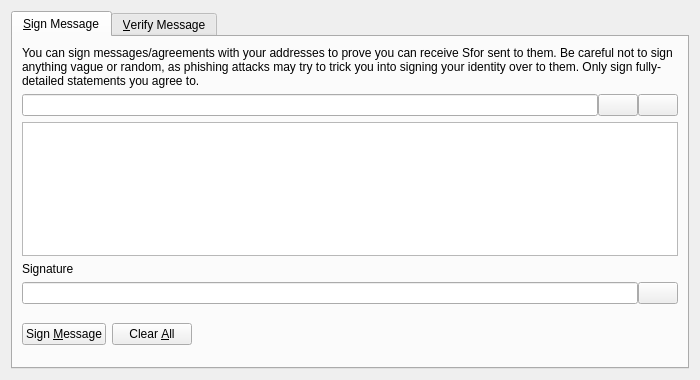
<?xml version="1.0" encoding="UTF-8"?>
<ui version="4.0">
 <class>SignVerifyMessageDialog</class>
 <widget class="QDialog" name="SignVerifyMessageDialog">
  <property name="geometry">
   <rect>
    <x>0</x>
    <y>0</y>
    <width>700</width>
    <height>380</height>
   </rect>
  </property>
  <property name="windowTitle">
   <string>Signatures - Sign / Verify a Message</string>
  </property>
  <property name="modal">
   <bool>true</bool>
  </property>
  <layout class="QVBoxLayout" name="verticalLayout">
   <item>
    <widget class="QTabWidget" name="tabWidget">
     <property name="currentIndex">
      <number>0</number>
     </property>
     <widget class="QWidget" name="tabSignMessage">
      <attribute name="title">
       <string>&amp;Sign Message</string>
      </attribute>
      <layout class="QVBoxLayout" name="verticalLayout_SM">
       <item>
        <widget class="QLabel" name="infoLabel_SM">
         <property name="text">
          <string>You can sign messages/agreements with your addresses to prove you can receive Sfor sent to them. Be careful not to sign anything vague or random, as phishing attacks may try to trick you into signing your identity over to them. Only sign fully-detailed statements you agree to.</string>
         </property>
         <property name="textFormat">
          <enum>Qt::PlainText</enum>
         </property>
         <property name="wordWrap">
          <bool>true</bool>
         </property>
        </widget>
       </item>
       <item>
        <layout class="QHBoxLayout" name="horizontalLayout_1_SM">
         <property name="spacing">
          <number>0</number>
         </property>
         <item>
          <widget class="QValidatedLineEdit" name="addressIn_SM">
           <property name="toolTip">
            <string>The Sfor address to sign the message with</string>
           </property>
          </widget>
         </item>
         <item>
          <widget class="QPushButton" name="addressBookButton_SM">
           <property name="toolTip">
            <string>Choose previously used address</string>
           </property>
           <property name="text">
            <string/>
           </property>
           <property name="shortcut">
            <string>Alt+A</string>
           </property>
           <property name="autoDefault">
            <bool>false</bool>
           </property>
          </widget>
         </item>
         <item>
          <widget class="QPushButton" name="pasteButton_SM">
           <property name="toolTip">
            <string>Paste address from clipboard</string>
           </property>
           <property name="text">
            <string/>
           </property>
           <property name="shortcut">
            <string>Alt+P</string>
           </property>
           <property name="autoDefault">
            <bool>false</bool>
           </property>
          </widget>
         </item>
        </layout>
       </item>
       <item>
        <widget class="QPlainTextEdit" name="messageIn_SM">
         <property name="toolTip">
          <string>Enter the message you want to sign here</string>
         </property>
        </widget>
       </item>
       <item>
        <widget class="QLabel" name="signatureLabel_SM">
         <property name="text">
          <string>Signature</string>
         </property>
         <property name="textFormat">
          <enum>Qt::PlainText</enum>
         </property>
        </widget>
       </item>
       <item>
        <layout class="QHBoxLayout" name="horizontalLayout_2_SM">
         <property name="spacing">
          <number>0</number>
         </property>
         <item>
          <widget class="QLineEdit" name="signatureOut_SM">
           <property name="font">
            <font>
             <italic>true</italic>
            </font>
           </property>
           <property name="readOnly">
            <bool>true</bool>
           </property>
          </widget>
         </item>
         <item>
          <widget class="QPushButton" name="copySignatureButton_SM">
           <property name="toolTip">
            <string>Copy the current signature to the system clipboard</string>
           </property>
           <property name="text">
            <string/>
           </property>
           <property name="autoDefault">
            <bool>false</bool>
           </property>
          </widget>
         </item>
        </layout>
       </item>
       <item>
        <layout class="QHBoxLayout" name="horizontalLayout_3_SM">
         <item>
          <widget class="QPushButton" name="signMessageButton_SM">
           <property name="toolTip">
            <string>Sign the message to prove you own this Sfor address</string>
           </property>
           <property name="text">
            <string>Sign &amp;Message</string>
           </property>
           <property name="autoDefault">
            <bool>false</bool>
           </property>
          </widget>
         </item>
         <item>
          <widget class="QPushButton" name="clearButton_SM">
           <property name="toolTip">
            <string>Reset all sign message fields</string>
           </property>
           <property name="text">
            <string>Clear &amp;All</string>
           </property>
           <property name="autoDefault">
            <bool>false</bool>
           </property>
          </widget>
         </item>
         <item>
          <spacer name="horizontalSpacer_1_SM">
           <property name="orientation">
            <enum>Qt::Horizontal</enum>
           </property>
           <property name="sizeHint" stdset="0">
            <size>
             <width>40</width>
             <height>48</height>
            </size>
           </property>
          </spacer>
         </item>
         <item>
          <widget class="QLabel" name="statusLabel_SM">
           <property name="font">
            <font>
             <weight>75</weight>
             <bold>true</bold>
            </font>
           </property>
           <property name="text">
            <string/>
           </property>
           <property name="wordWrap">
            <bool>true</bool>
           </property>
          </widget>
         </item>
         <item>
          <spacer name="horizontalSpacer_2_SM">
           <property name="orientation">
            <enum>Qt::Horizontal</enum>
           </property>
           <property name="sizeHint" stdset="0">
            <size>
             <width>40</width>
             <height>48</height>
            </size>
           </property>
          </spacer>
         </item>
        </layout>
       </item>
      </layout>
     </widget>
     <widget class="QWidget" name="tabVerifyMessage">
      <attribute name="title">
       <string>&amp;Verify Message</string>
      </attribute>
      <layout class="QVBoxLayout" name="verticalLayout_VM">
       <item>
        <widget class="QLabel" name="infoLabel_VM">
         <property name="text">
          <string>Enter the receiver's address, message (ensure you copy line breaks, spaces, tabs, etc. exactly) and signature below to verify the message. Be careful not to read more into the signature than what is in the signed message itself, to avoid being tricked by a man-in-the-middle attack. Note that this only proves the signing party receives with the address, it cannot prove sendership of any transaction!</string>
         </property>
         <property name="textFormat">
          <enum>Qt::PlainText</enum>
         </property>
         <property name="alignment">
          <set>Qt::AlignLeading|Qt::AlignLeft|Qt::AlignTop</set>
         </property>
         <property name="wordWrap">
          <bool>true</bool>
         </property>
        </widget>
       </item>
       <item>
        <layout class="QHBoxLayout" name="horizontalLayout_1_VM">
         <property name="spacing">
          <number>0</number>
         </property>
         <item>
          <widget class="QValidatedLineEdit" name="addressIn_VM">
           <property name="toolTip">
            <string>The Sfor address the message was signed with</string>
           </property>
          </widget>
         </item>
         <item>
          <widget class="QPushButton" name="addressBookButton_VM">
           <property name="toolTip">
            <string>Choose previously used address</string>
           </property>
           <property name="text">
            <string/>
           </property>
           <property name="shortcut">
            <string>Alt+A</string>
           </property>
           <property name="autoDefault">
            <bool>false</bool>
           </property>
          </widget>
         </item>
        </layout>
       </item>
       <item>
        <widget class="QPlainTextEdit" name="messageIn_VM"/>
       </item>
       <item>
        <widget class="QValidatedLineEdit" name="signatureIn_VM"/>
       </item>
       <item>
        <layout class="QHBoxLayout" name="horizontalLayout_2_VM">
         <item>
          <widget class="QPushButton" name="verifyMessageButton_VM">
           <property name="toolTip">
            <string>Verify the message to ensure it was signed with the specified Sfor address</string>
           </property>
           <property name="text">
            <string>Verify &amp;Message</string>
           </property>
           <property name="autoDefault">
            <bool>false</bool>
           </property>
          </widget>
         </item>
         <item>
          <widget class="QPushButton" name="clearButton_VM">
           <property name="toolTip">
            <string>Reset all verify message fields</string>
           </property>
           <property name="text">
            <string>Clear &amp;All</string>
           </property>
           <property name="autoDefault">
            <bool>false</bool>
           </property>
          </widget>
         </item>
         <item>
          <spacer name="horizontalSpacer_1_VM">
           <property name="orientation">
            <enum>Qt::Horizontal</enum>
           </property>
           <property name="sizeHint" stdset="0">
            <size>
             <width>40</width>
             <height>48</height>
            </size>
           </property>
          </spacer>
         </item>
         <item>
          <widget class="QLabel" name="statusLabel_VM">
           <property name="font">
            <font>
             <weight>75</weight>
             <bold>true</bold>
            </font>
           </property>
           <property name="text">
            <string/>
           </property>
           <property name="wordWrap">
            <bool>true</bool>
           </property>
          </widget>
         </item>
         <item>
          <spacer name="horizontalSpacer_2_VM">
           <property name="orientation">
            <enum>Qt::Horizontal</enum>
           </property>
           <property name="sizeHint" stdset="0">
            <size>
             <width>40</width>
             <height>48</height>
            </size>
           </property>
          </spacer>
         </item>
        </layout>
       </item>
      </layout>
     </widget>
    </widget>
   </item>
  </layout>
 </widget>
 <customwidgets>
  <customwidget>
   <class>QValidatedLineEdit</class>
   <extends>QLineEdit</extends>
   <header>qvalidatedlineedit.h</header>
  </customwidget>
 </customwidgets>
 <resources>
  <include location="../sfor.qrc"/>
 </resources>
 <connections/>
</ui>
